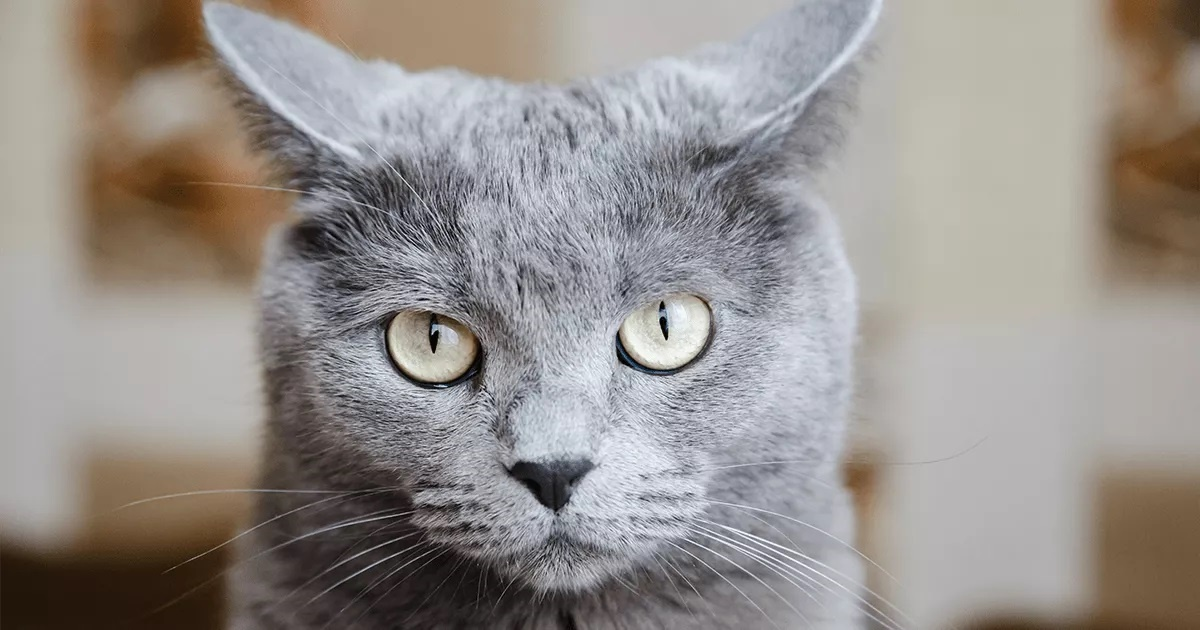
#> input picture data/images/cat/cat_2.jpg, 1200 x 630 px
$ python variants.py ../data/images/cat/cat_2.jpg
#> lines starting #> are read from the running program, lines starting #| are printed output that depends on the picture; after the words box and inside, x2 and y2 are one past the last pixel; in counts of white or black regions, pixels touching at a corner belong together
import cv2
import numpy as np
from PIL import Image
from pathlib import Path


def add_gray_padding(image: np.ndarray,
                     target_size: tuple = (224, 224)) -> np.ndarray:
    h, w = image.shape[:2]
    target_h, target_w = target_size

    scale = min(target_w / w, target_h / h)
    new_w = int(w * scale)
    new_h = int(h * scale)

    resized = cv2.resize(image, (new_w, new_h))

    canvas = np.full((target_h, target_w, 3), 128, dtype=np.uint8)

    y_offset = (target_h - new_h) // 2
    x_offset = (target_w - new_w) // 2
    canvas[y_offset:y_offset+new_h,
           x_offset:x_offset+new_w] = resized

    return canvas


def create_variants(image_path: str) -> dict:
#> called with image_path = '../data/images/cat/cat_2.jpg'
    img = cv2.imread(str(image_path))
#> img is the input picture: shape (630, 1200, 3); mean B, G, R 139.6, 143.8, 149.7
    if img is None:
        raise FileNotFoundError(f"Can't find image: {image_path}. Check the path.")
    img = cv2.cvtColor(img, cv2.COLOR_BGR2RGB)
    h, w = img.shape[:2]
#> h = 630; w = 1200

    variants = {}

    variants['full'] = add_gray_padding(img)

    top = img[:h//2, :, :]
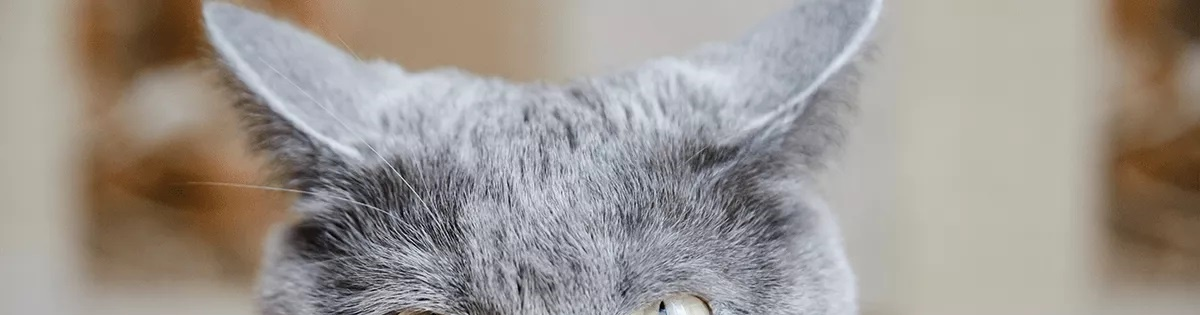
#> top: shape (315, 1200, 3); mean R, G, B 156.9, 150, 143.6
    variants['top_half'] = add_gray_padding(top)

    bottom = img[h//2:, :, :]
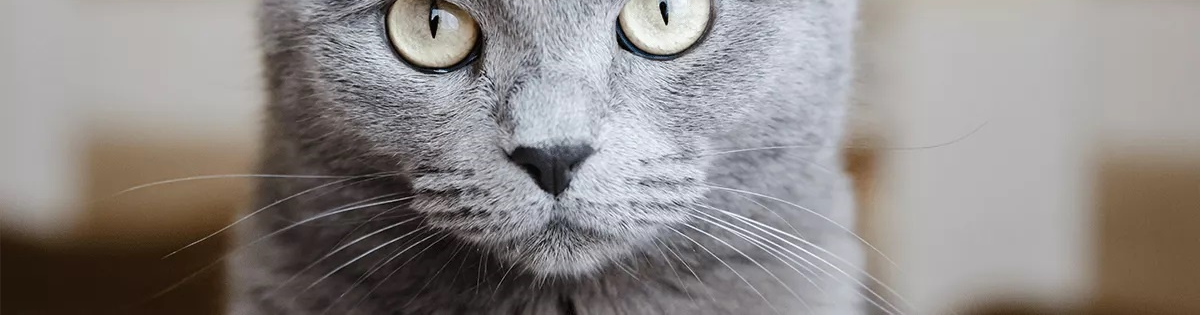
#> bottom: shape (315, 1200, 3); mean R, G, B 142.5, 137.5, 135.5
    variants['bottom_half'] = add_gray_padding(bottom)

    center = img[h//4:3*h//4, w//4:3*w//4, :]
    variants['center'] = add_gray_padding(center)
#> call 4 of add_gray_padding, with target_size = (224, 224)
#> in add_gray_padding (call 4), `resized = cv2.resize(image, (new_w, new_h))`:
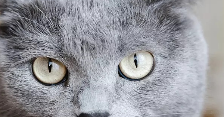
#> resized: shape (117, 224, 3); mean R, G, B 150.4, 151.1, 157.2
#> in add_gray_padding (call 4), `canvas[y_offset:y_offset+new_h, x_offset:x_offset+new_w] = resized`:
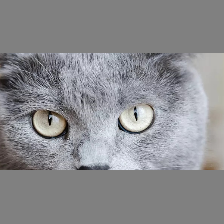
#> canvas: shape (224, 224, 3); mean R, G, B 139.7, 140.1, 143.3

    edges_only = img.copy()
    edges_only[h//4:3*h//4, w//4:3*w//4, :] = 128
    variants['edges_only'] = add_gray_padding(edges_only)

    gray = cv2.cvtColor(img, cv2.COLOR_RGB2GRAY)
    blurred = cv2.GaussianBlur(gray, (5, 5), 0)
    edges = cv2.Canny(blurred, 30, 100)
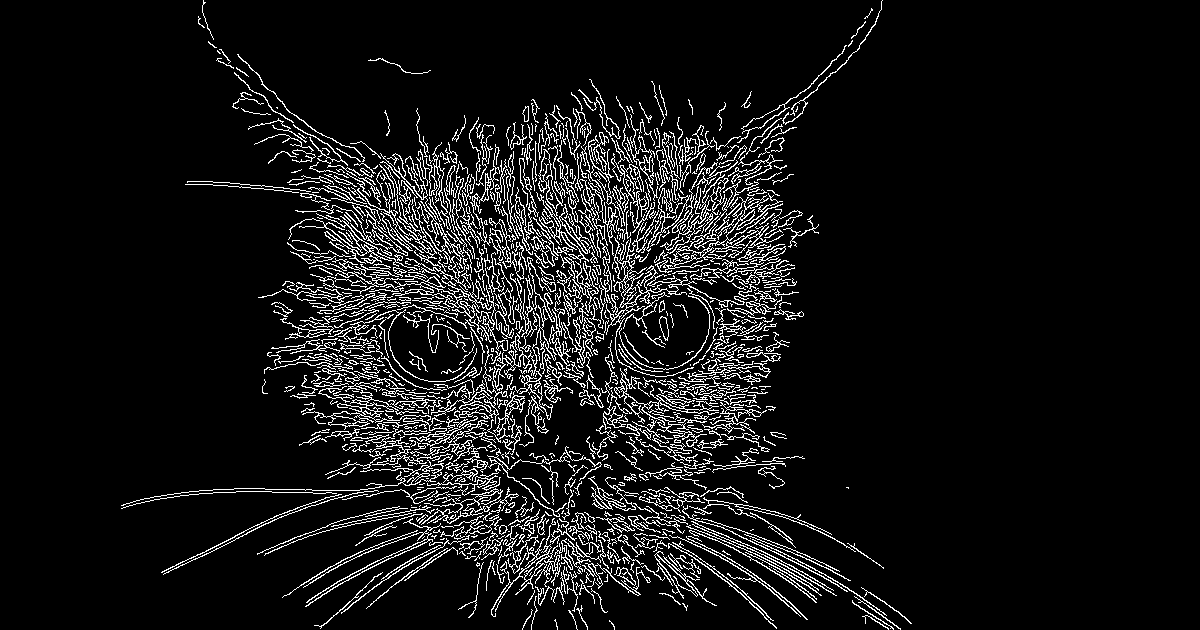
#> edges: shape (630, 1200); 8% white in thin lines or dots, all inside (x1, y1, x2, y2) = (121, 0, 912, 630)

    kernel = np.ones((3, 3), np.uint8)
    edges = cv2.dilate(edges, kernel, iterations=1)
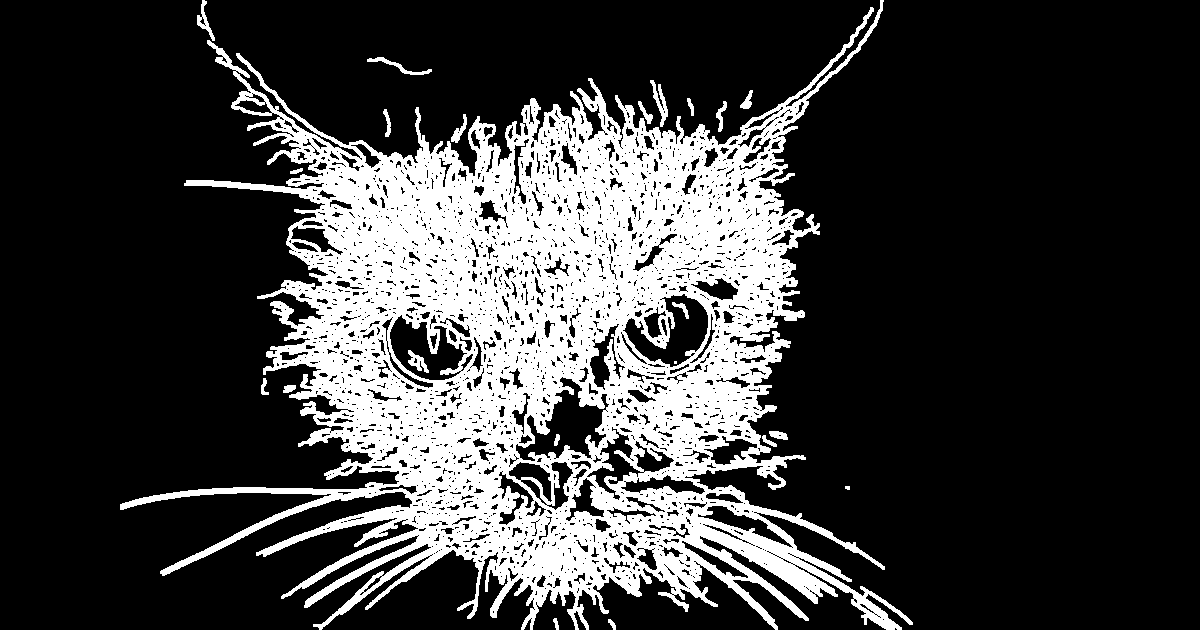
#> edges: shape (630, 1200); 23.7% white; 22 white regions (2 under 20 px), largest, box (x1, y1, x2, y2) and area: (120, 0, 913, 630) 176883, (650, 80, 668, 127) 300, (367, 57, 432, 75) 252

    silhouette = np.full_like(img, 255)
    silhouette[edges > 0] = [0, 0, 0]
    variants['silhouette'] = add_gray_padding(silhouette)

    blurry = cv2.GaussianBlur(img, (51, 51), 0)
    variants['blurry'] = add_gray_padding(blurry)
#> in add_gray_padding (call 7), `canvas[y_offset:y_offset+new_h, x_offset:x_offset+new_w] = resized`:
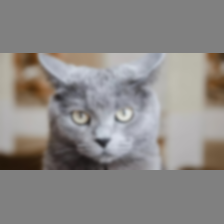
#> canvas: shape (224, 224, 3); mean R, G, B 139.3, 136.2, 134

    return variants

def create_grid_variants(image_path: str, n: int = 4) -> dict:
    img = cv2.imread(str(image_path))
    img = cv2.cvtColor(img, cv2.COLOR_BGR2RGB)
    h, w = img.shape[:2]

    cell_h = h // n
    cell_w = w // n

    grid_variants = {}

    for row in range(n):
        for col in range(n):
            masked = img.copy()

            y1, y2 = row * cell_h, (row + 1) * cell_h
            x1, x2 = col * cell_w, (col + 1) * cell_w
            masked[y1:y2, x1:x2] = 128

            key = f"grid_{row}_{col}"
            grid_variants[key] = add_gray_padding(masked)

    return grid_variants, (n, cell_h, cell_w)

def save_variants(image_path: str,
                  save_dir: str = "data/variants"):
    path = Path(image_path)
    variants = create_variants(image_path)
#> variants = 7 items

    save_path = Path(save_dir) / path.stem
    save_path.mkdir(parents=True, exist_ok=True)

    for name, img in variants.items():
        out = Image.fromarray(img.astype(np.uint8))
        out.save(save_path / f"{name}.jpg")
#> this loop made 7 passes
#> name on passes 1 to 7: 'full', 'top_half', 'bottom_half', 'center', 'edges_only', 'silhouette', 'blurry'

    print(f"Variants saved: {save_path}")


if __name__ == "__main__":
    import sys
    if len(sys.argv) > 1:
        save_variants(sys.argv[1])
    else:
        print("Usage: python variants.py <imagepath>")

$ run again, on data/images/cat/cat_4.jpg
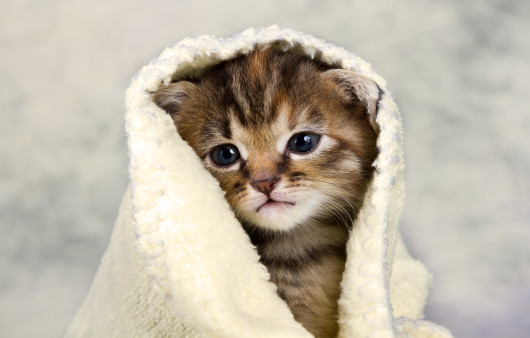
#> input picture data/images/cat/cat_4.jpg, 530 x 338 px
#> in create_variants, img is the input picture: shape (338, 530, 3); mean B, G, R 167.5, 182.8, 191
#> resized: shape (71, 224, 3)
#> resized: shape (142, 224, 3)
#> in create_variants, `edges = cv2.Canny(blurred, 30, 100)`:
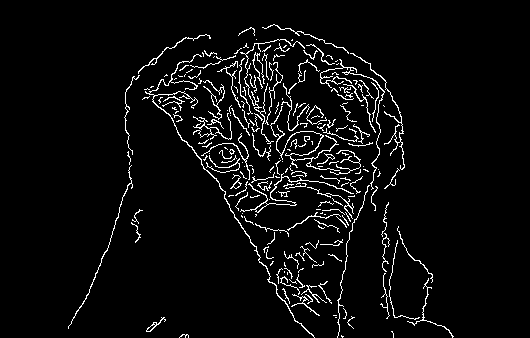
#> edges: shape (338, 530); 4.6% white in thin lines or dots, all inside (x1, y1, x2, y2) = (68, 24, 454, 338)
#> in add_gray_padding (call 7), `canvas[y_offset:y_offset+new_h, x_offset:x_offset+new_w] = resized`:
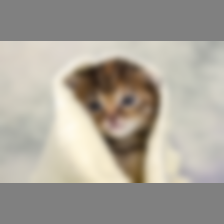
#> canvas: shape (224, 224, 3); mean R, G, B 167.9, 162.7, 153
#> variants = 7 items
#> the loop in save_variants, `for name, img in variants.items():` made 7 passes
#> name on passes 1 to 7: 'full', 'top_half', 'bottom_half', 'center', 'edges_only', 'silhouette', 'blurry'

$ run again, on data/images/cat/cat_5.jpg
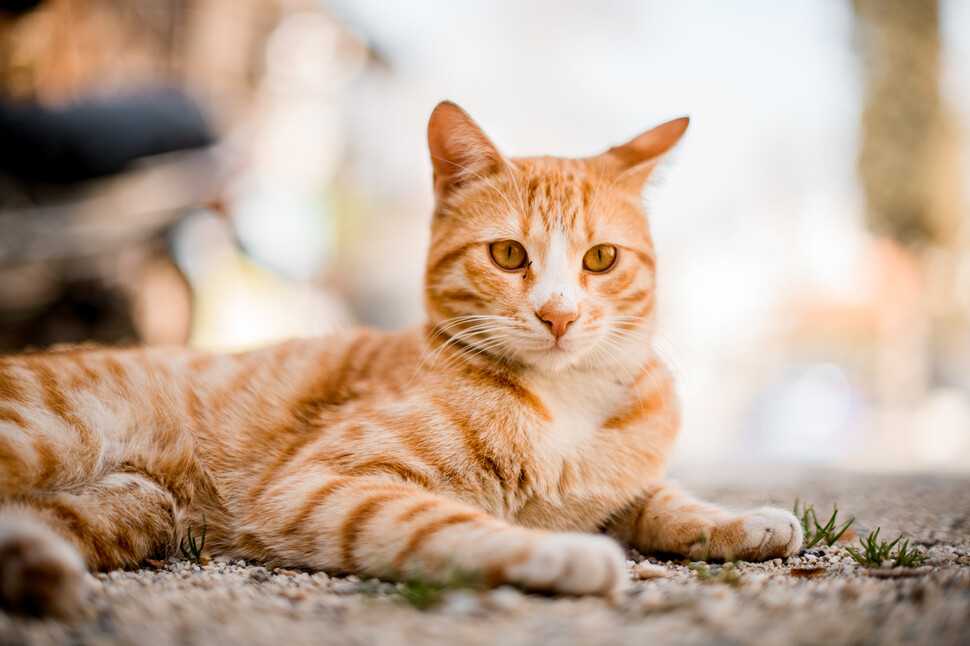
#> input picture data/images/cat/cat_5.jpg, 970 x 646 px
#> in create_variants, img is the input picture: shape (646, 970, 3); mean B, G, R 148.1, 167.9, 192.5
#> resized: shape (74, 224, 3)
#> resized: shape (149, 224, 3)
#> in create_variants, `edges = cv2.Canny(blurred, 30, 100)`:
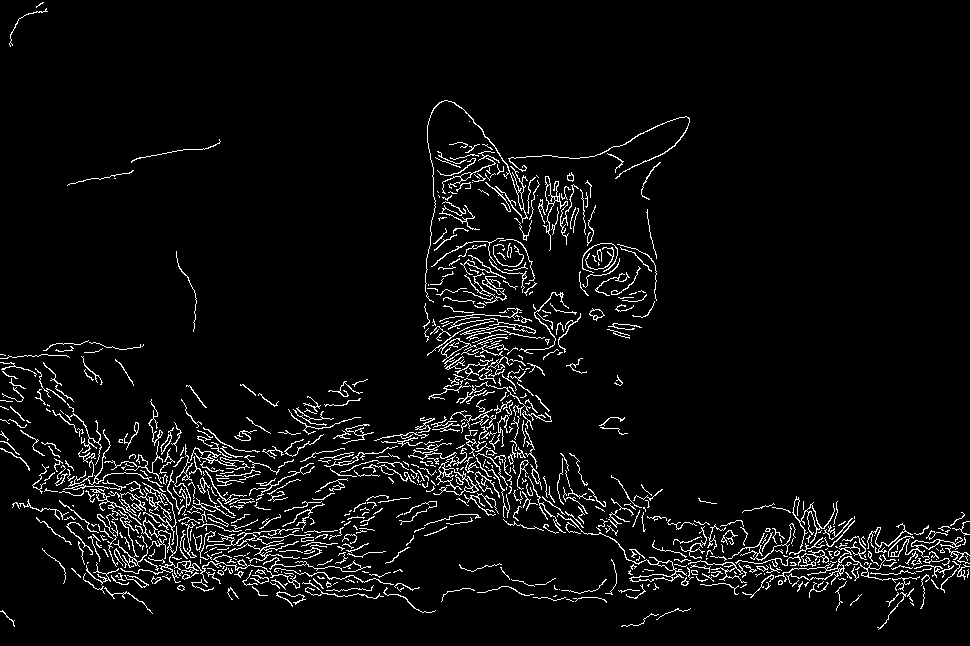
#> edges: shape (646, 970); 4.9% white in thin lines or dots
#> in add_gray_padding (call 7), `canvas[y_offset:y_offset+new_h, x_offset:x_offset+new_w] = resized`:
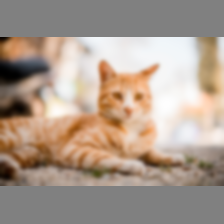
#> canvas: shape (224, 224, 3); mean R, G, B 170.8, 154.5, 141.3
#> variants = 7 items
#> the loop in save_variants, `for name, img in variants.items():` made 7 passes
#> name on passes 1 to 7: 'full', 'top_half', 'bottom_half', 'center', 'edges_only', 'silhouette', 'blurry'
